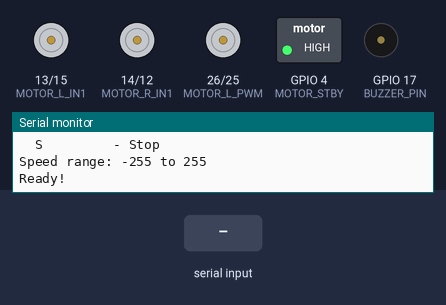
The sketch below on a simulated ESP32. Shown: motor-driver pin pairs drawn as motors (green arrow = first pin HIGH = forward, orange = second pin HIGH = backward, longer = more drive, stopped while the standby pin is LOW), switched loads named in the sketch (green lamp = pin HIGH), buzzer (waves = sounding), the last lines printed to the serial monitor. The test bench sets the inputs (shaded band).

Above: at 1.7 s.
1.8 s: "l\n" received over Serial
At 3.0 s:
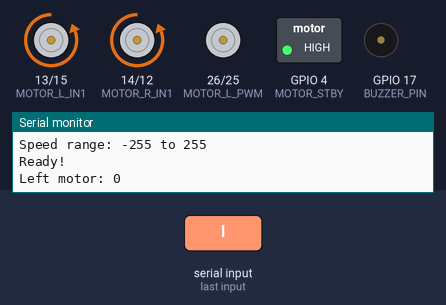
3.3 s: "R90\n" received over Serial
At 4.1 s:
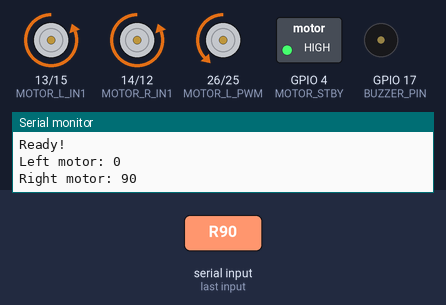
4.8 s: "L90\n" received over Serial
At 5.3 s:
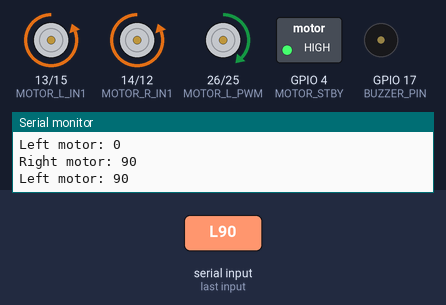
6.3 s: "F\n" received over Serial
At 7.6 s:
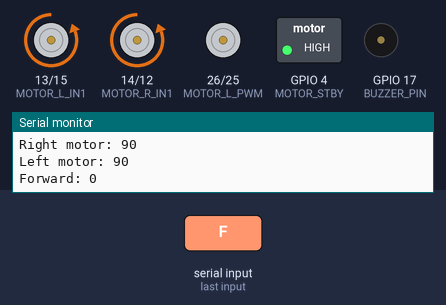
Timing chart, 0 to 8.8 s (numbered marks = the images above; inputs shaded):
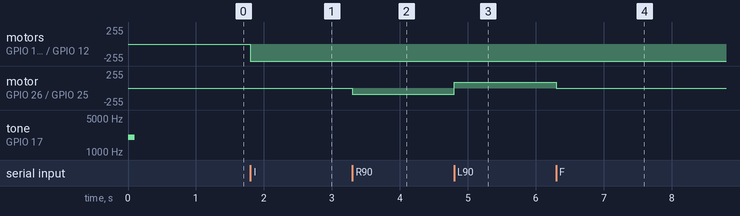

The sketch:

MotorTest.ino
```cpp
/*
 * Motor Test - MicroMouse
 * Tests both motors: forward, backward, turns
 * Uses same pin definitions as MMRF.ino
 */

// ========== Motor Pins ==========
// Left motor (was R)
#define MOTOR_L_PWM 26
#define MOTOR_L_IN1 13
#define MOTOR_L_IN2 15
// Right motor (was L)
#define MOTOR_R_PWM 25
#define MOTOR_R_IN1 14
#define MOTOR_R_IN2 12
#define MOTOR_STBY 4

#define BUZZER_PIN 17

#define TEST_SPEED 150
#define TEST_DURATION 1000 // ms per test

void setup() {
  Serial.begin(115200);

  pinMode(MOTOR_L_PWM, OUTPUT);
  pinMode(MOTOR_L_IN1, OUTPUT);
  pinMode(MOTOR_L_IN2, OUTPUT);
  pinMode(MOTOR_R_PWM, OUTPUT);
  pinMode(MOTOR_R_IN1, OUTPUT);
  pinMode(MOTOR_R_IN2, OUTPUT);
  pinMode(MOTOR_STBY, OUTPUT);
  pinMode(BUZZER_PIN, OUTPUT);

  digitalWrite(MOTOR_STBY, HIGH);

  tone(BUZZER_PIN, 2000, 100);
  delay(500);

  Serial.println("Motor Test - Serial Control Mode");
  Serial.println("Commands:");
  Serial.println("  R<speed>  - Right motor (e.g., R50 or R-50)");
  Serial.println("  L<speed>  - Left motor (e.g., L30 or L-30)");
  Serial.println("  F<speed>  - Both forward (e.g., F100)");
  Serial.println("  B<speed>  - Both backward (e.g., B50)");
  Serial.println("  M<L>,<R>  - Manual both (e.g., M-50,100)");
  Serial.println("  S         - Stop");
  Serial.println("Speed range: -255 to 255");
  Serial.println("Ready!");
}

// Main loop - reads serial commands and executes motor control
void loop() {
  if (Serial.available() > 0) {
    String cmd = Serial.readStringUntil('\n');
    cmd.trim(); // Remove whitespace

    if (cmd.length() > 0) {
      processCommand(cmd);
    }
  }
}

// Process incoming serial commands
void processCommand(String cmd) {
  char type = cmd.charAt(0);
  String value = cmd.substring(1);

  // Stop command
  if (type == 'S' || type == 's') {
    setMotors(0, 0);
    Serial.println("STOP");
    return;
  }

  // Right motor only
  if (type == 'R' || type == 'r') {
    int speed = value.toInt();
    speed = constrain(speed, -255, 255);
    setMotors(0, speed);
    Serial.print("Right motor: ");
    Serial.println(speed);
    return;
  }

  // Left motor only
  if (type == 'L' || type == 'l') {
    int speed = value.toInt();
    speed = constrain(speed, -255, 255);
    setMotors(speed, 0);
    Serial.print("Left motor: ");
    Serial.println(speed);
    return;
  }

  // Forward - both motors same speed
  if (type == 'F' || type == 'f') {
    int speed = value.toInt();
    speed = constrain(speed, 0, 255);
    setMotors(speed, speed);
    Serial.print("Forward: ");
    Serial.println(speed);
    return;
  }

  // Backward - both motors same negative speed
  if (type == 'B' || type == 'b') {
    int speed = value.toInt();
    speed = constrain(speed, 0, 255);
    setMotors(-speed, -speed);
    Serial.print("Backward: ");
    Serial.println(speed);
    return;
  }

  // Manual - set both motors independently (M<left>,<right>)
  if (type == 'M' || type == 'm') {
    int commaPos = value.indexOf(',');
    if (commaPos > 0) {
      int leftSpeed = value.substring(0, commaPos).toInt();
      int rightSpeed = value.substring(commaPos + 1).toInt();
      leftSpeed = constrain(leftSpeed, -255, 255);
      rightSpeed = constrain(rightSpeed, -255, 255);
      setMotors(leftSpeed, rightSpeed);
      Serial.print("Manual - L:");
      Serial.print(leftSpeed);
      Serial.print(" R:");
      Serial.println(rightSpeed);
      return;
    }
  }

  Serial.println("Invalid command!");
}

void setMotors(int left, int right) {
  // Left
  if (left >= 0) {
    digitalWrite(MOTOR_L_IN1, LOW);
    digitalWrite(MOTOR_L_IN2, HIGH);
    analogWrite(MOTOR_L_PWM, left);
  } else {
    digitalWrite(MOTOR_L_IN1, HIGH);
    digitalWrite(MOTOR_L_IN2, LOW);
    analogWrite(MOTOR_L_PWM, -left);
  }

  // Right
  if (right >= 0) {
    digitalWrite(MOTOR_R_IN1, LOW);
    digitalWrite(MOTOR_R_IN2, HIGH);
    analogWrite(MOTOR_R_PWM, right);
  } else {
    digitalWrite(MOTOR_R_IN1, HIGH);
    digitalWrite(MOTOR_R_IN2, LOW);
    analogWrite(MOTOR_R_PWM, -right);
  }
}

void stop() {
  setMotors(0, 0);
  delay(500);
}
```

Measured:
- after the input at 1.8 s, motor on GPIO 13 (MOTOR_L_IN1) / GPIO 15 (MOTOR_L_IN2), motor on GPIO 14 (MOTOR_R_IN1) / GPIO 12 (MOTOR_R_IN2): stopped → backward 255/255 at once
- after the input at 3.3 s, motor on GPIO 26 (MOTOR_L_PWM) / GPIO 25 (MOTOR_R_PWM): stopped → backward 90/255 at once
- after the input at 4.8 s, motor on GPIO 26 (MOTOR_L_PWM) / GPIO 25 (MOTOR_R_PWM): backward 90/255 → forward 90/255 at once
- after the input at 6.3 s, motor on GPIO 26 (MOTOR_L_PWM) / GPIO 25 (MOTOR_R_PWM): forward 90/255 → stopped at once
